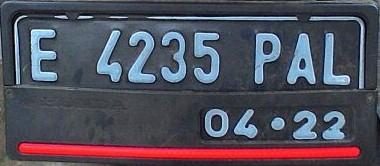
#> input picture 20 M. Rom doni/UTS/dummy/65-E-4235-PAL-04-22_jpeg.rf.155650f9939670771e6eb7058cfc1f69.jpg, 380 x 166 px, found by its file name
$ jupyter execute --allow-errors UTS_Clustering_Image_Segmentation_Soal.ipynb
#> lines starting #> are read from the running program, lines starting #| are printed output that depends on the picture
# Segmentasi Gambar dengan Clustering

Segmentasi merupakan salah satu cara untuk membedakan antara objek satu dengan objek lainnya dalam suatu citra. Cara ini dapat dilakukan dengan mengelompokkan nilai pixel citra berdasarkan kedekatan warnanya.

Pada UTS kali ini, Anda diminta untuk melakukan segmentasi citra plat nomor kendaraan di Indonesia. Fungsi segmentasi dalam kasus ini adalah mempermudah pembacaan plat nomor kendaraan sebelum proses selanjutnya, seperti pembacaan karakter pada plat nomor.

# Ketentuan UTS

Berdasarkan pemaparan kasus, Anda diminta untuk,

1. Pilih 5 citra plat nomor untuk setiap anggota kelompok dari dataset yang telah disediakan. [DOWNLOAD](https://storage.googleapis.com/kuliah_mah/dummy.zip)
2. Lakukan segmentasi pada citra plat nomor untuk memperjelas karakter pada plat nomor.
3. Anda dapat menggunakan algortima K-Means seperti yang telah dijelaskan pada praktikum sebelumnya atau menggunakan algoritma klasterisasi yang lain.
4. Anda diperkenankan untuk melakukan pra pengolahan data (preprocessing) pada citra seperti,
    - Merubah color space
    - Reduksi dimensi
    - dsb
5. Tampilkan perbandingan citra antara sebelum dan sesudah di segmentasi

**Open Challange** (Opsional)
 - Bagaimana cara melakukan evaluasi pada hasil segementasi?
 - Terapkan pada kasus ini!

**Catatan:**
1. Proses loading citra dicontohkan dengan menggunakan library openCV
2. Secara default, openCV akan memuat citra dalam format BGR

# Kode Bantuan

[cell 1]
import numpy as np
import cv2
import matplotlib.pyplot as plt
# from google.colab.patches import cv2_imshow # path cv2.imshow di google colab

[cell 2]
# Load Gambar
img = cv2.imread('dummy/65-E-4235-PAL-04-22_jpeg.rf.155650f9939670771e6eb7058cfc1f69.jpg')
#> img is the input picture: shape (166, 380, 3); mean B, G, R 92, 79.1, 82.3

# Tampilkan gambar
# cv2.imshow('', img)
# cv2_imshow(img) # khusus google colab karena ada issue
plt.imshow(img)
plt.axis('off')
plt.show() # menggunakan plt karena lebih mudah untuk ditampilkan di local ide

[cell 3]
h, w, ch= img.shape
#> h = 166; w = 380; ch = 3
print(h)
#| 166
print(w)
#| 380
print(ch)
#| 3

[cell 4]
data = img / 255.0
data = data.reshape(h * w, ch)
data.shape
#> Out = (63080, 3)

[cell 5]
def plot_pixels(data, title, colors=None, N=10000):
#> called with data = array of shape (63080, 3), N = 10000
    if colors is None:
        colors = data

    # choose a random subset
    rng = np.random.RandomState(0)
    i = rng.permutation(data.shape[0])[:N]
    colors = colors[i]
    R, G, B = data[i].T
#> R = 10000 values, max 1 at index 447, min 0.0314 at index 2694, mean 0.36; G = 10000 values, max 1 at index 1333, min 0 at index 425, mean 0.311; B = 10000 values, max 1 at index 421, min 0 at index 372, mean 0.324

    fig, ax = plt.subplots(1, 2, figsize=(8, 4))
    ax[0].scatter(R, G, color=colors, marker='.')
    ax[0].set(xlabel='Red', ylabel='Green', xlim=(0, 1), ylim=(0, 1))

    ax[1].scatter(R, B, color=colors, marker='.')
    ax[1].set(xlabel='Red', ylabel='Blue', xlim=(0, 1), ylim=(0, 1))

    fig.suptitle(title, size=14)

[cell 6]
plot_pixels(data, title='Input color space: 16 million possible colors')
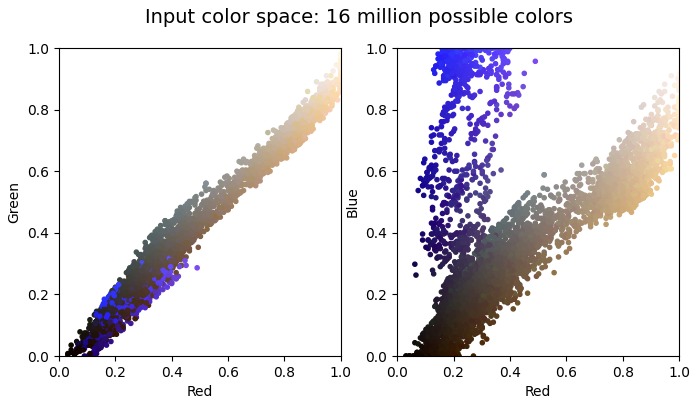
#> figure drawn by matplotlib, 2 panels
